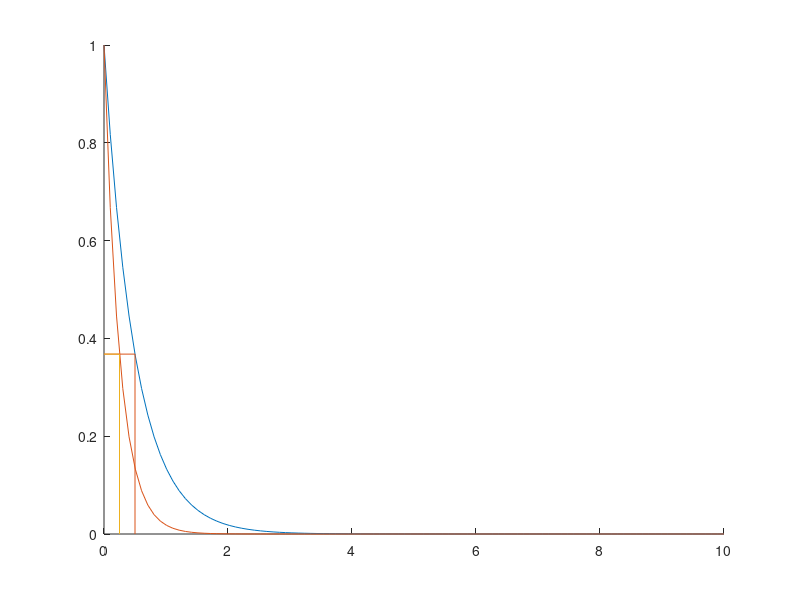

Write the MATLAB code that produced this figure.
hold on;
for a = 2:2:4
    f = @(x)exp(-a*x);
    x = linspace(0, 10);
    plot(x, f(x));
    %line([0 exp(-a)], [1/a 1/a])
    line([0 1/a], [exp(-1) exp(-1)])
    line([1/a 1/a], [0 exp(-1)])
end